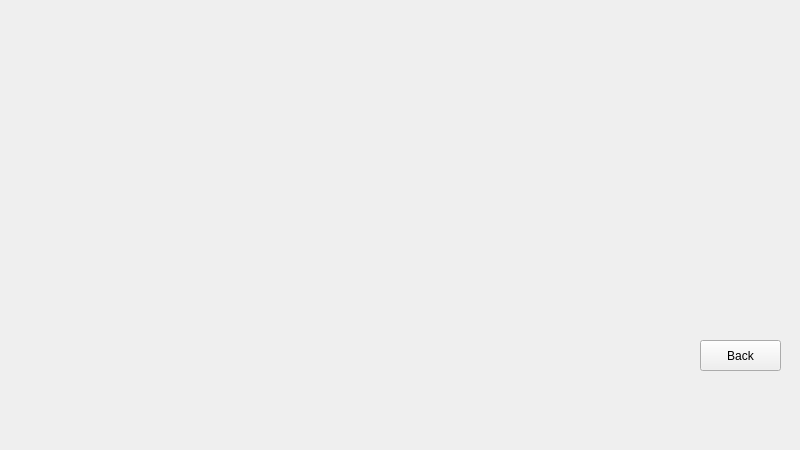
<?xml version="1.0" encoding="UTF-8"?>
<ui version="4.0">
 <class>Frame</class>
 <widget class="QFrame" name="Frame">
  <property name="geometry">
   <rect>
    <x>0</x>
    <y>0</y>
    <width>800</width>
    <height>450</height>
   </rect>
  </property>
  <property name="windowTitle">
   <string>Frame</string>
  </property>
  <widget class="QPushButton" name="pushButton">
   <property name="geometry">
    <rect>
     <x>700</x>
     <y>340</y>
     <width>81</width>
     <height>31</height>
    </rect>
   </property>
   <property name="text">
    <string>Back</string>
   </property>
  </widget>
 </widget>
 <resources/>
 <connections/>
</ui>
